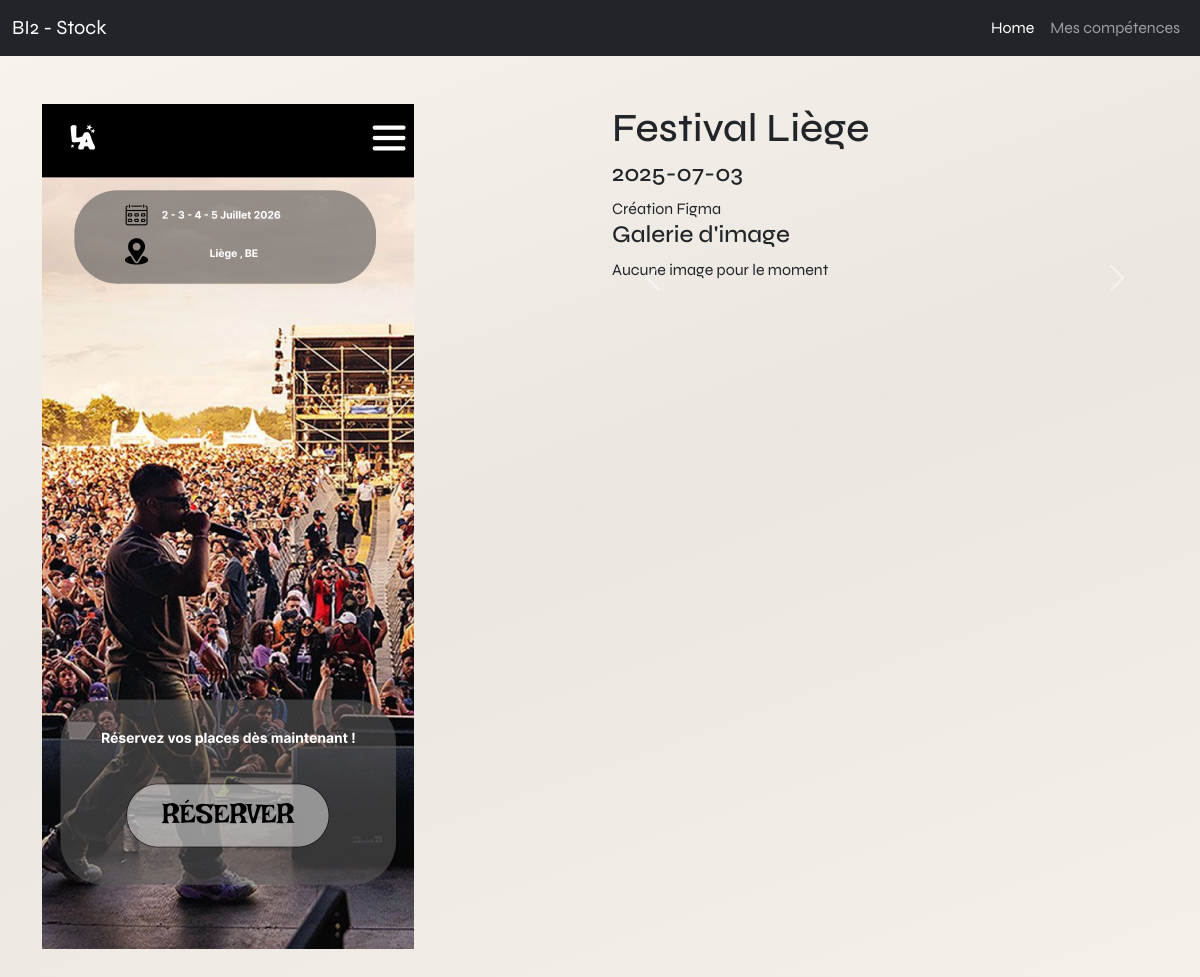
Page /product.php?id=15 on the committed database.
### tables this page shows
CREATE TABLE IF NOT EXISTS `products` (
  `id` int NOT NULL AUTO_INCREMENT,
  `name` varchar(100) NOT NULL,
  `date` date NOT NULL,
  `category` int NOT NULL,
  `description` text NOT NULL,
  `cover` varchar(255) NOT NULL,
  PRIMARY KEY (`id`)
);

### product.php (the view, shortened to what this page needs)
<?php
    if(isset($_GET['id']) && is_numeric($_GET['id']))
    {
        $id = htmlspecialchars($_GET['id']);
    }
    else{
        header("LOCATION:404.php");
        exit();
    }
    require "config/connexion.php";
    $req = $bdd->prepare("SELECT * FROM products WHERE id=?");
    $req->execute([$id]);
    $don = $req->fetch();
?>
<!DOCTYPE html>
<html lang="fr">
<head>
    <link rel="stylesheet" href="assets/bootstrap-5.3.8-dist/css/bootstrap.min.css">
    <link rel="stylesheet" href="https://cdnjs.cloudflare.com/ajax/libs/font-awesome/7.0.1/css/all.min.css" />
    <link rel="stylesheet" href="build/style.css">
</head>
<body>
<?php
    include("partials/nav.php");
?>
<div class="container">
    <div class="row my-5">
        <div class="col-md-6">
            <img src="images/<?= $don['cover'] ?>" alt="image de <?= $don['name'] ?>" class="img-fluid">
        </div>
        <div class="col-md-6">
            <h1><?= $don['name'] ?></h1>
            <h4><?= $don['date'] ?></h4>
            <div><?= $don['description'] ?></div>
            <h4>Galerie d'image</h4>
            <div id="carouselExample" class="carousel slide">
                <div class="carousel-inner">
                    <?php
                    $galerie = $bdd->prepare("SELECT * FROM images WHERE id_product=?");
                    $galerie->execute([$id]);
                    $count = $galerie->rowCount();
                    if($count > 0)
                    {
                        $cpt = 1;
                        while($donGal = $galerie->fetch())
                        {
                            if($cpt == 1)
                            {
                                echo "<div class='carousel-item active'>";
                            }
                            else{
                                echo "<div class='carousel-item'>";
                            }
                            echo "<img src='images/".$donGal['fichier']."' class='d-block w-100' alt='image de galere de".$don['name']."'>";
                            echo "</div>";
                            $cpt++;
                        }
                    }
                    else{
                        echo "<p>Aucune image pour le moment</p>";
                    }
                    ?>
                </div>
                <button class="carousel-control-prev" type="button" data-bs-target="#carouselExample" data-bs-slide="prev">
                    <span class="carousel-control-prev-icon" aria-hidden="true"></span>
                </button>
                <button class="carousel-control-next" type="button" data-bs-target="#carouselExample" data-bs-slide="next">
                    <span class="carousel-control-next-icon" aria-hidden="true"></span>
                </button>
            </div>
        </div>
    </div>
</div>
</body>
</html>

### build/style.css (style rules this page uses)
* { margin: 0; padding: 0; }
html { scroll-behavior: smooth; overflow-x: hidden; max-width: 100%; background: linear-gradient(160deg, #f8f4ee 0%, #ebe6df 50%, #f5f0ea 100%); background-attachment: fixed; }
body { overflow-x: hidden; max-width: 100%; background: linear-gradient(160deg, #f8f4ee 0%, #ebe6df 50%, #f5f0ea 100%); background-attachment: fixed; }
body, span, .main-search-bar { font-family: "Syne", sans-serif; }

### rows in the picture
products: cover (picture), name "Festival Liège", date "2025-07-03", description "Création Figma"
